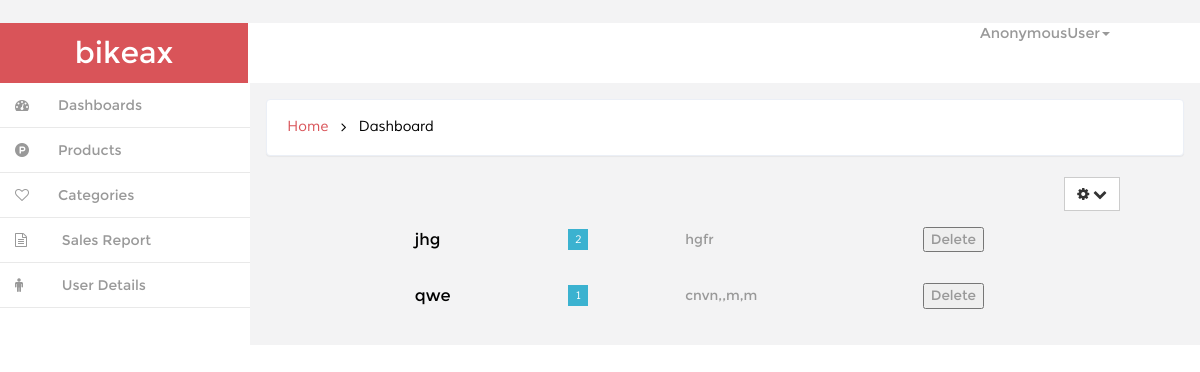
The app's page /dashboard/category/ with its own data.
### ecom/models.py (models this page shows, shortened)
class Category(models.Model):
	Name=models.CharField(max_length=30)
	Description=models.TextField(max_length=50)

### ecom/views.py (the view)
# urls.py: url(r'^dashboard/category/$',dashcategory, name="dashcategory"),
def dashcategory(request):
	items=Category.objects.all()
	return render(request,'backend/category.html' ,{'items':items})

### ecom/context_processor.py (called while the page is built)
def cart(request):
    return {'cart': Cart(request)}

### templates/backend/category.html (shortened to what this page needs)
{% extends 'backend/index.html' %}
{% block contentmain %}
<div style="margin:5px 80px 5px 80px;">
<div class="float-right">
<div class="dropdown">
        <a href="#" title="" class="btn btn-default" data-toggle="dropdown" aria-expanded="false">
            <i class="fa fa-cog icon_8"></i>
            <i class="fa fa-chevron-down icon_8"></i>
        <div class="ripple-wrapper"></div></a>
    </div>
  </div>
  <table class="table">
                     <tbody>
                     {% for it in items %}
                         <tr class="table-row">
                             <td class="table-img">
                             </td>
                             <td class="table-text">
                             	<h6>{{ it.Name }}</h6>
                             </td>
                             <td>
                             	<span class="fam">{{ it.product_set.count }}</span>
                             </td>
                             <td class="march">
                                {{ it.Description }}
                             </td>
                              <td >
 							               <button class="button">Delete</button>
                             </td>
                         </tr>
                          {% endfor %}
                     </tbody>
                 </table>
            </div>
{% endblock %}

### static/backend/css/style.css (style rules this page uses)
h4, h5, h6, h1, h2, h3 { margin: 0; }
html, body { font-family:'Montserrat-Regular'; font-size: 100%; background:#F3F3F4; overflow-x: hidden; }
body a { transition:0.5s all; -webkit-transition:0.5s all; -moz-transition:0.5s all; -o-transition:0.5s all; -ms-transition:0.5s all; }
.dropdown, .dropup { display: inline-block; padding:0; }
.btn { border-radius: 0px; outline: none; }
.table td, .table>tbody>tr>td, .table>tbody>tr>th, .table>tfoot>tr>td, .table>tfoot>tr>th, .table>thead>tr>td, .table>thead>tr>th { padding: 15px !important; font-size: 0.85em; color: #999; border-top: none !important; }
.table-row td { font-size: 1em; padding: 15px 8px 15px !important; line-height: 1.42857143; vertical-align:middle !important; border-top: 1px solid #ddd; }
td.table-text h6 { font-size: 1.2em; color:#000; }
td span { color:#fff; font-size: 0.8em; padding: 4px 7px; font-family: 'Muli-Regular'; }
td span.fam { color:#fff; font-size: 0.8em; padding: 4px 7px; font-family: 'Muli-Regular'; }
td span.fam { background:#3BB2D0; }
.float-right { float: right; }
.table { margin-bottom: 0; }
tr.table-row { border-top: 1px solid #F3F3F4; }

### records on screen
Category: Name "jhg", product_set.count "2", Description "hgfr"
Category: Name "qwe", product_set.count "1", Description "cnvn,,m,m"

### other values on screen
{{ user }} "AnonymousUser"
